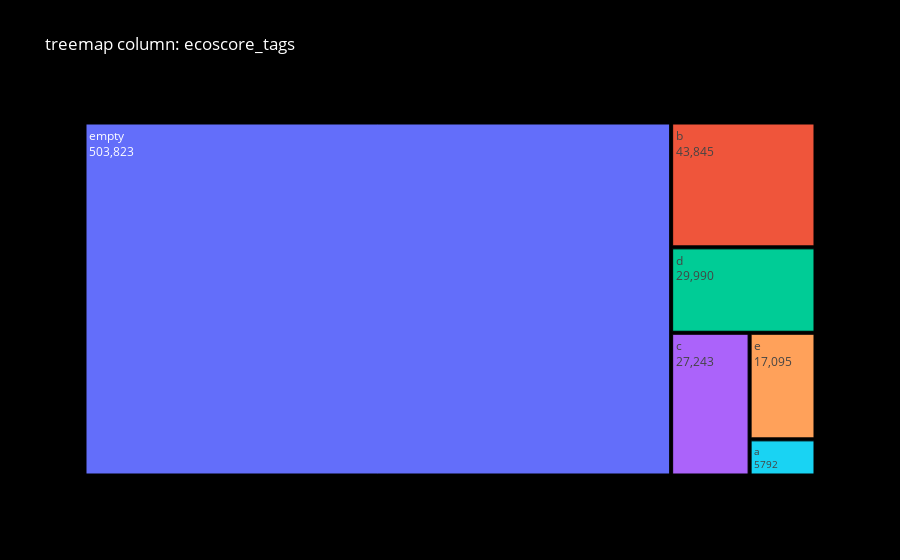
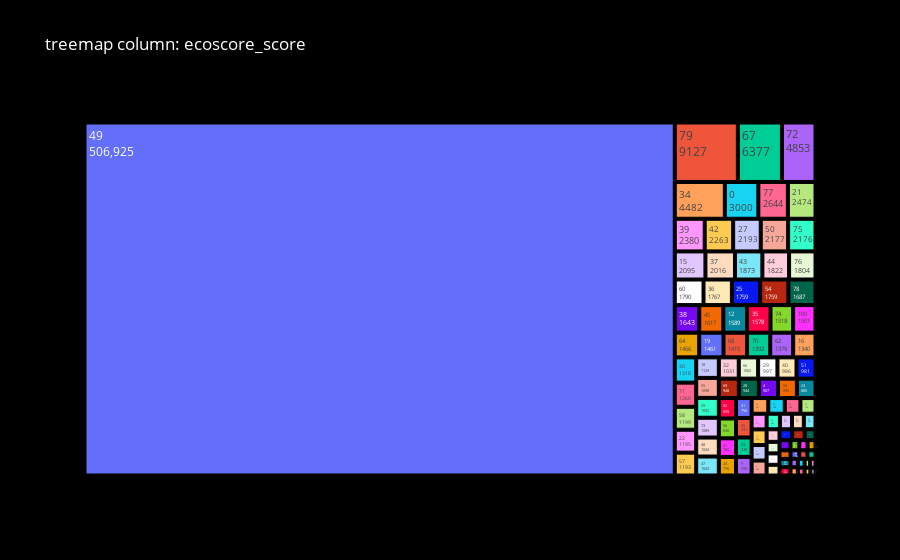
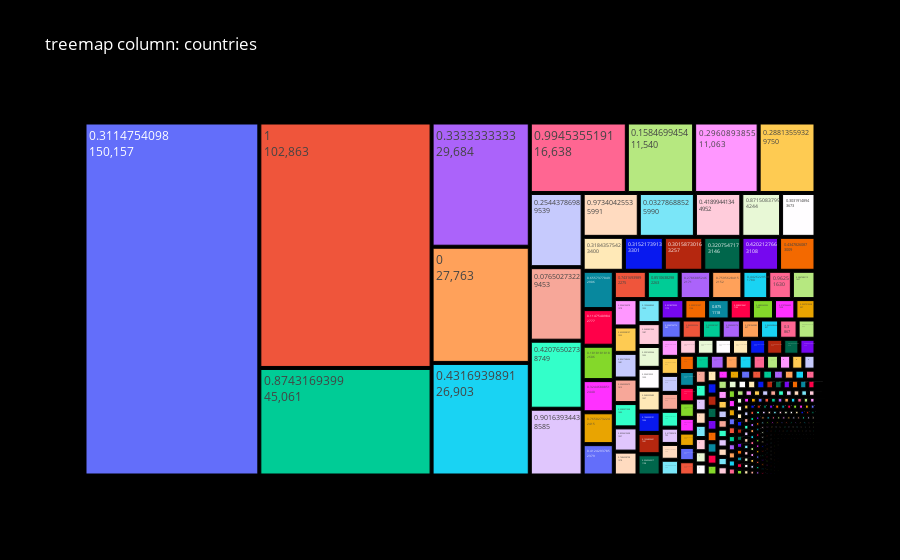
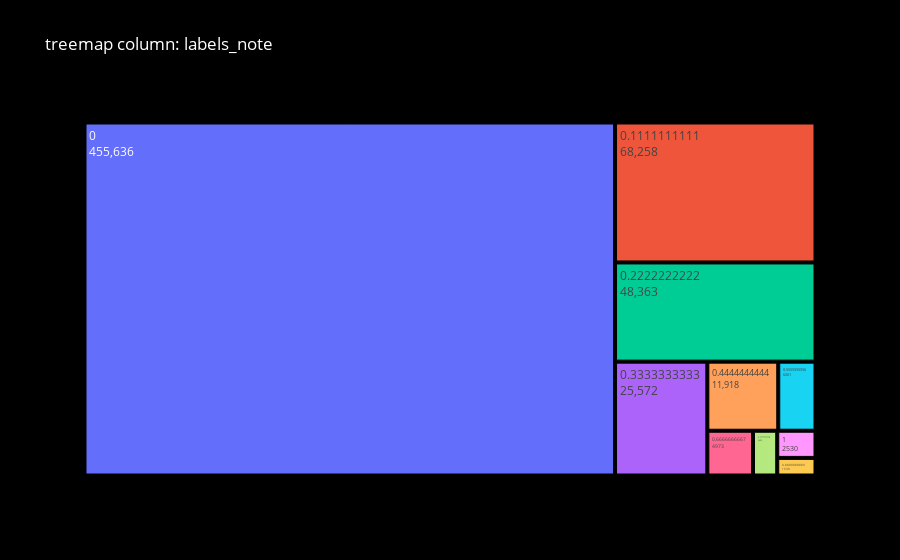

Notebook cell for these charts, in order:
### Code cell
colonnes_a_travailler = ['ecoscore_tags', 'ecoscore_score', 'countries', 'labels_note']  
df = load_jsonl_to_dataframe(file_path)
for column in colonnes_a_travailler:
    create_treemap_for_column(df, column)

### Figure 1 — Plotly figure (JSON) as saved in the notebook; plotly's stock layout.template omitted (floating-point values rounded to 4 significant figures)
{"data": [{"labels": ["empty", "b", "d", "c", "e", "a"], "parents": ["", "", "", "", "", ""], "textinfo": "label+value", "type": "treemap", "values": [503823, 43845, 29990, 27243, 17095, 5792]}], "layout": {"font": {"color": "white"}, "paper_bgcolor": "black", "plot_bgcolor": "grey", "title": {"text": "treemap column: ecoscore_tags"}}}

### Figure 2 — Plotly figure (JSON) as saved in the notebook; plotly's stock layout.template omitted (floating-point values rounded to 4 significant figures)
{"data": [{"labels": [49, 79, 67, 72, 34, 0, 77, 21, 39, 42, 27, 50, 75, 15, 37, 43, 44, 76, 60, 36, 25, 54, 78, 38, 45, 12, 35, 74, 100, 64, 19, 68, 70, 62, 16, 30, 71, 58, 22, 57, 18, 55, 59, 73, 48, 47, 32, 66, 29, 40, 51, 69, 28, 4, 53, 23, 52, 56, 41, 24, 31, 65, 63, 9, 46, 26, 20, 33, 2, 17, 6, 8, 14, 5, 81, 61, 85, 3, 13, 1, 80, 91, 83, 82, 11, 88, 10, 90, 84, 92, 89, 87, 94, 93, 7, 86, 95, 96, 99, 98, 97], "parents": ["", "", "", "", "", "", "", "", "", "", "", "", "", "", "", "", "", "", "", "", "", "", "", "", "", "", "", "", "", "", "", "", "", "", "", "", "", "", "", "", "", "", "", "", "", "", "", "", "", "", "", "", "", "", "", "", "", "", "", "", "", "", "", "", "", "", "", "", "", "", "", "", "", "", "", "", "", "", "", "", "", "", "", "", "", "", "", "", "", "", "", "", "", "", "", "", "", "", "", "", ""], "textinfo": "label+value", "type": "treemap", "values": [506925, 9127, 6377, 4853, 4482, 3000, 2644, 2474, 2380, 2263, 2193, 2177, 2176, 2095, 2016, 1873, 1822, 1804, 1790, 1767, 1759, 1759, 1687, 1643, 1617, 1589, 1578, 1518, 1501, 1466, 1461, 1415, 1392, 1379, 1340, 1318, 1260, 1199, 1195, 1193, 1129, 1098, 1092, 1089, 1044, 1043, 1031, 1002, 997, 986, 981, 948, 944, 907, 892, 880, 855, 830, 780, 776, 756, 741, 735, 706, 637, 628, 598, 575, 571, 570, 566, 545, 504, 457, 447, 442, 394, 363, 357, 336, 336, 331, 286, 273, 231, 225, 220, 217, 204, 194, 180, 168, 166, 153, 148, 144, 128, 121, 117, 110, 97]}], "layout": {"font": {"color": "white"}, "paper_bgcolor": "black", "plot_bgcolor": "grey", "title": {"text": "treemap column: ecoscore_score"}}}

### Figure 3 — Plotly figure (JSON) as saved in the notebook; plotly's stock layout.template omitted (floating-point values rounded to 4 significant figures; data arrays with more than 128 entries replaced by an {"elided": "..."} marker saying what was removed)
{"data": [{"labels": {"elided": "829 float values"}, "parents": {"elided": "829 str values"}, "textinfo": "label+value", "type": "treemap", "values": {"elided": "829 int values"}}], "layout": {"font": {"color": "white"}, "paper_bgcolor": "black", "plot_bgcolor": "grey", "title": {"text": "treemap column: countries"}}}

### Figure 4 — Plotly figure (JSON) as saved in the notebook; plotly's stock layout.template omitted (floating-point values rounded to 4 significant figures)
{"data": [{"labels": [0, 0.1111, 0.2222, 0.3333, 0.4444, 0.5556, 0.6667, 0.7778, 1, 0.8889], "parents": ["", "", "", "", "", "", "", "", "", ""], "textinfo": "label+value", "type": "treemap", "values": [455636, 68258, 48363, 25572, 11918, 6261, 4973, 2639, 2530, 1638]}], "layout": {"font": {"color": "white"}, "paper_bgcolor": "black", "plot_bgcolor": "grey", "title": {"text": "treemap column: labels_note"}}}
